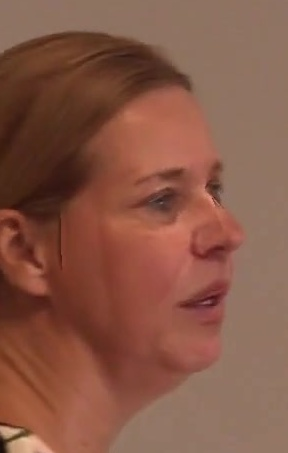
#> input picture fake_faceline/bzxesmhumc 11_0.jpg, 288 x 453 px; its folder holds only this picture in this run
$ python faceline.py   (older library calls are emulated)
#> lines starting #> are read from the running program, lines starting #| are printed output that depends on the picture; after the words box and inside, x2 and y2 are one past the last pixel; in counts of white or black regions, pixels touching at a corner belong together
import cv2
import numpy as np
import sys, os

#학습할 이미지 변수가 train입니다.
#work변수가 필터를 통과한 후 이미지입니다.

# 폴더 내 이미지 불러오기
folder_path = "fake_faceline/"
folder_list = os.listdir(folder_path)

for item in folder_list:  # 폴더의 파일이름 얻기

    train = cv2.imread(folder_path+item)
#> train is the input picture: shape (453, 288, 3); mean B, G, R 70.2, 87.2, 134.6
    print(folder_path+item)

    # 필터 적용 부분 ===================================
    #Emboss
    tmp = train.copy()
    tmp = cv2.cvtColor(tmp, cv2.COLOR_RGB2GRAY)
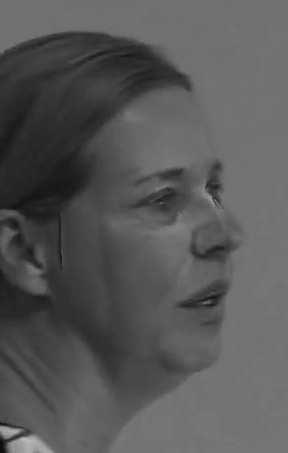
#> tmp: shape (453, 288); min 12, max 186, mean 87.6
    Kernel_emboss = np.array([[-2,-1,0],[-1,1,1],[0,1,2]])
    tmp = cv2.filter2D(tmp, cv2.CV_8U, Kernel_emboss)
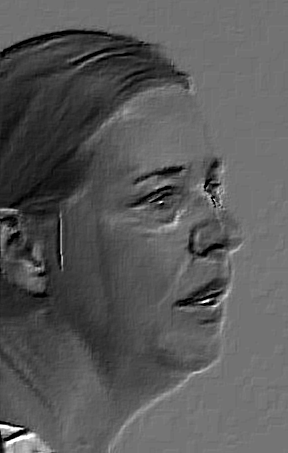
#> tmp: shape (453, 288); min 0, max 255, mean 88.9

    #Histogram_Equalization
    cv2.equalizeHist(tmp,tmp)
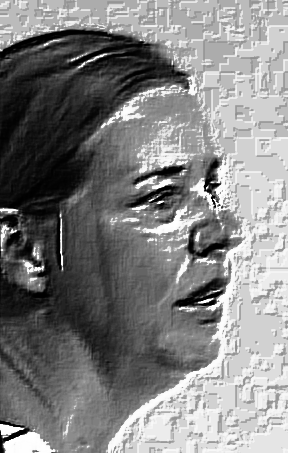
#> tmp: shape (453, 288); min 0, max 255, mean 129.3
    tmp = cv2.cvtColor(tmp,cv2.COLOR_GRAY2RGB)
#> tmp: shape (453, 288, 3)

    #Bilateral
    tmp = cv2.bilateralFilter(tmp,30,102,102)
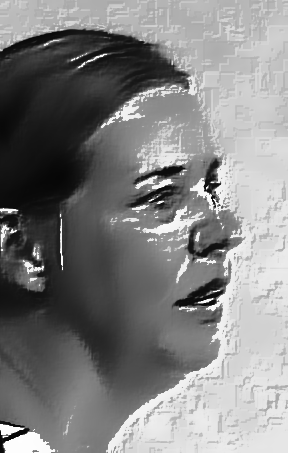
#> tmp: shape (453, 288, 3); min 6, max 254, mean 129.3

    #Gamma_correction
    lookUpTable = np.empty((1,256), np.uint8)
    for i in range(256):
        lookUpTable[0,i] = np.clip(pow(i/255.0, 1.0/(30/10)) * 255.0, 0, 255)

    tmp = cv2.LUT(tmp, lookUpTable)
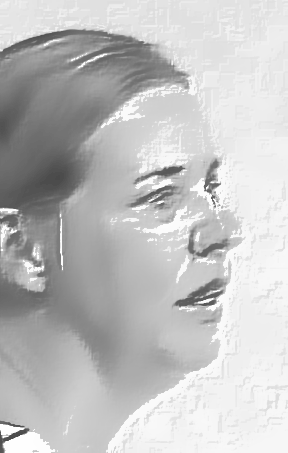
#> tmp: shape (453, 288, 3); min 73, max 254, mean 192.9

    #Brightness&Contrast
    var_Brightness = 70 - 100
    var_Contrast = 200 - 100

    if(var_Contrast > 0):
        delta = 127.0 * var_Contrast / 100
        a = 255.0 / (255.0 - delta * 2)
        b = a * (var_Brightness - delta)
    else:
        delta = -128.0 * var_Contrast / 100
        a = (256.0 - delta * 2) / 255.0
        b = a * var_Brightness + delta

    tmp = tmp*a + b
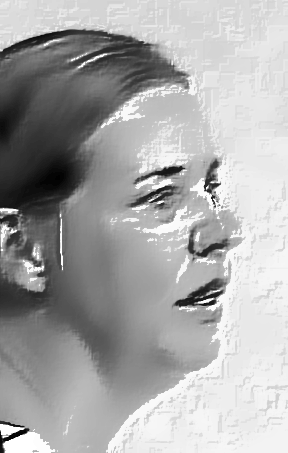
#> tmp: shape (453, 288, 3) float64; min -21420, max 24735, mean 9145.3; drawn with min black and max white

    #필터 적용 완료 =================================

    #필터 통과한 이미지 변수에 넣기
    work = tmp.copy()
    output_dir = "faceline_output/"
    output_path = output_dir + item

    # output 경로가 없으면 폴더를 생성합니다.
    if not os.path.exists(output_dir):
        os.mkdir(output_dir)

    cv2.imwrite(output_path, work)
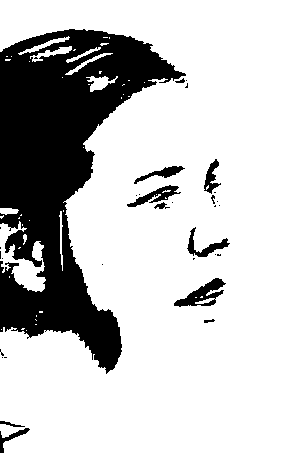
#> saved as bzxesmhumc 11_0.jpg: shape (453, 288, 3); 76.1% white; 33 black regions (21 under 20 px), largest, box (x1, y1, x2, y2) and area: (0, 29, 186, 374) 28804, (174, 278, 226, 307) 631, (127, 185, 181, 207) 399

    #이미지 출력
    # cv2.imshow("aaa", work)
    # cv2.waitKey()

$ run again, on fake_faceline/hksgumovdu 09_0.jpg
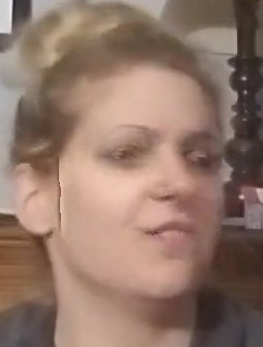
#> input picture fake_faceline/hksgumovdu 09_0.jpg, 263 x 347 px
#> train is the input picture: shape (347, 263, 3); mean B, G, R 105.1, 118.6, 146.4
#> `tmp = tmp*a + b`:
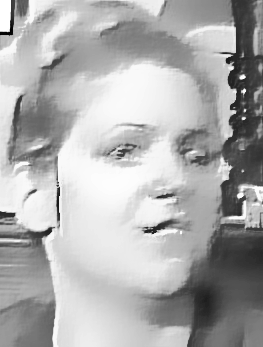
#> tmp: shape (347, 263, 3) float64; min -23970, max 24480, mean 8964.5; drawn with min black and max white
#> `cv2.imwrite(output_path, work)`:
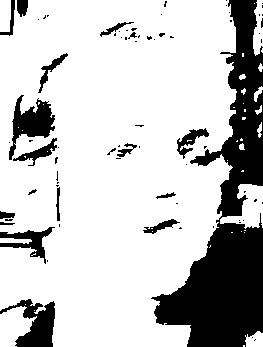
#> saved as hksgumovdu 09_0.jpg: shape (347, 263, 3); 77.2% white; 74 black regions (56 under 20 px), largest, box (x1, y1, x2, y2) and area: (151, 0, 263, 347) 15353, (0, 299, 55, 347) 1307, (9, 95, 55, 160) 1270

$ run again, on fake_faceline/hnmfjrcayp 07_0.jpg
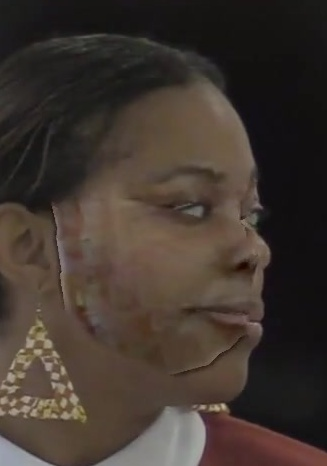
#> input picture fake_faceline/hnmfjrcayp 07_0.jpg, 327 x 466 px
#> train is the input picture: shape (466, 327, 3); mean B, G, R 47.7, 54.7, 64.8
#> `tmp = cv2.LUT(tmp, lookUpTable)`:
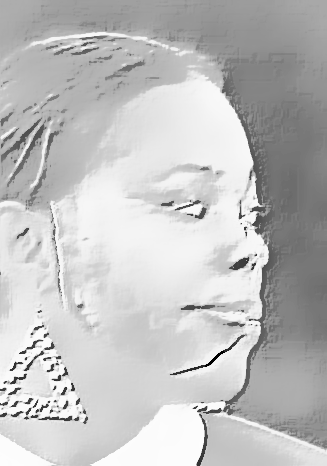
#> tmp: shape (466, 327, 3); min 0, max 253, mean 192.1
#> `cv2.imwrite(output_path, work)`:
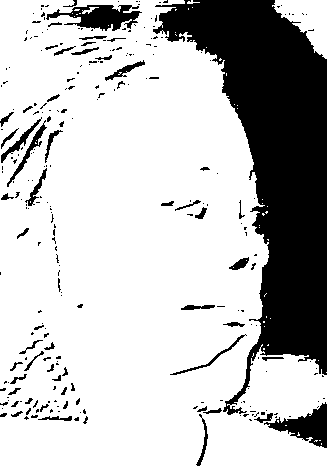
#> saved as hnmfjrcayp 07_0.jpg: shape (466, 327, 3); 75.6% white; 262 black regions (204 under 20 px), largest, box (x1, y1, x2, y2) and area: (153, 0, 327, 415) 30115, (46, 5, 142, 31) 1312, (264, 402, 327, 448) 1230

$ run again, on fake_faceline/ifwummoaip 04_0.jpg
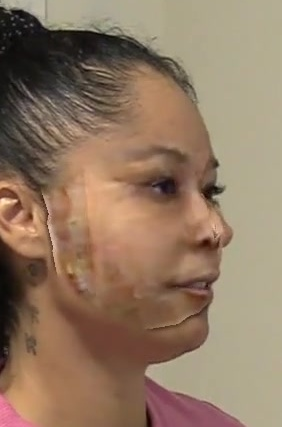
#> input picture fake_faceline/ifwummoaip 04_0.jpg, 282 x 427 px
#> train is the input picture: shape (427, 282, 3); mean B, G, R 98.5, 120.5, 144.9
#> `cv2.imwrite(output_path, work)`:
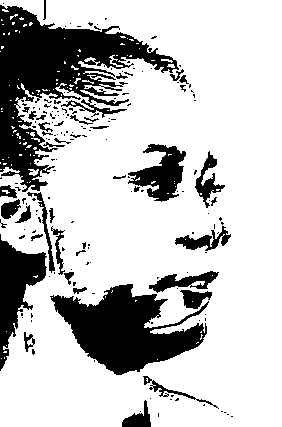
#> saved as ifwummoaip 04_0.jpg: shape (427, 282, 3); 75.8% white; 177 black regions (137 under 20 px), largest, box (x1, y1, x2, y2) and area: (0, 5, 179, 192) 11830, (50, 284, 209, 375) 7370, (0, 234, 47, 371) 2855
